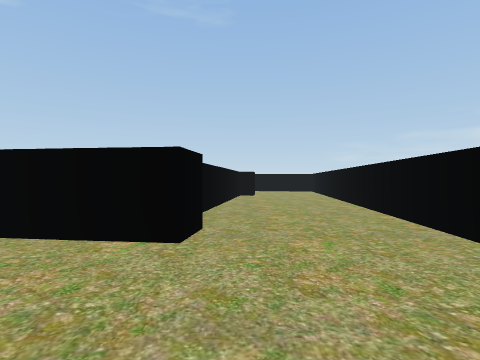
view 1 (above)

24 first-person views from a walk through a 3-D level made in the Unity game engine. The camera is 0.72 m above the floor, looks level and sees 80° across. Doors are open. The floor is counted in squares, 1 m on a side. Each view is taken from the middle of a square. On the plan, view 1 faces up. The plan holds only what a view shows up to about 10 squares ahead; the rest is blank. The place goes on beyond the plan. The player character is not drawn.

view 2
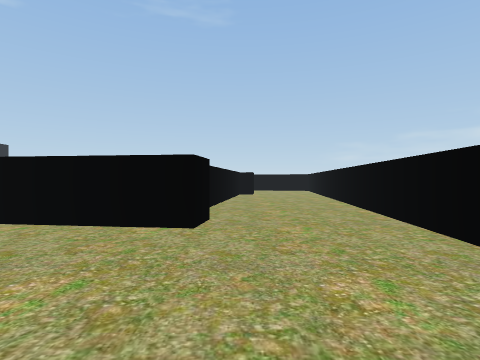

view 3
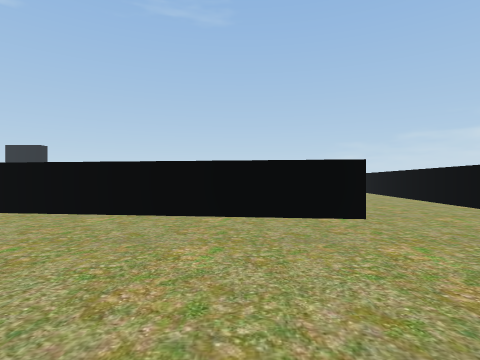

view 4
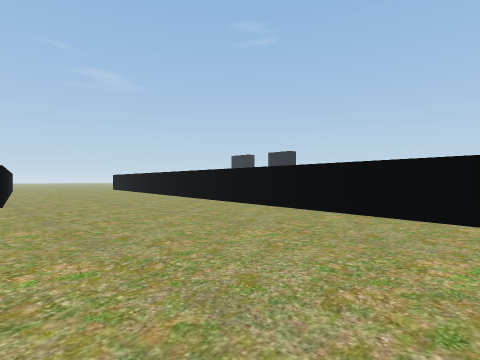

view 5
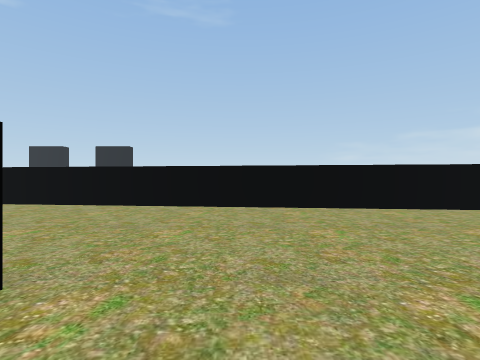

view 6
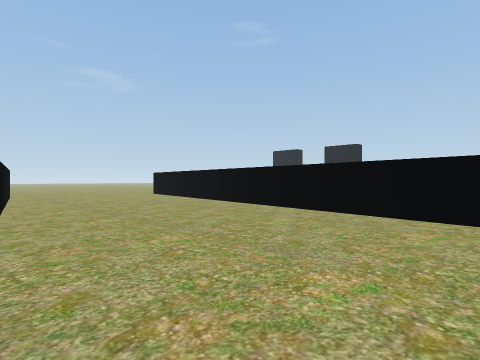

view 7
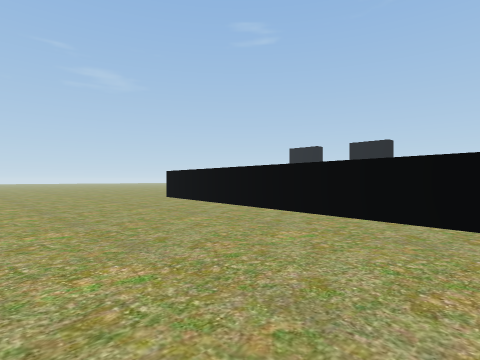

view 8
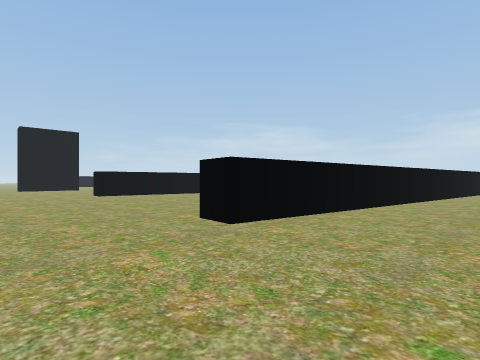

view 9
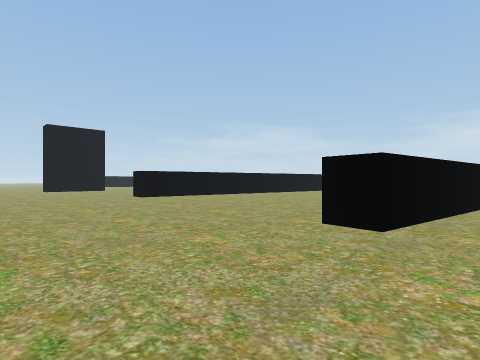

view 10
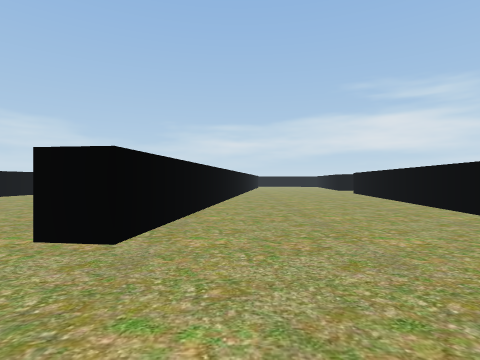

view 11
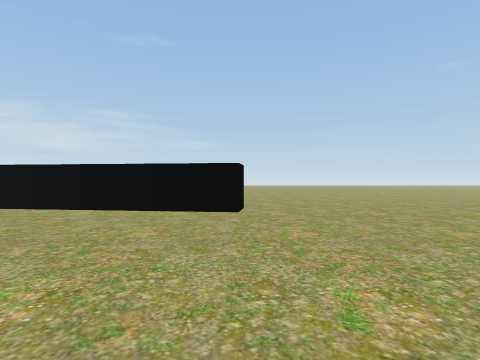

view 12
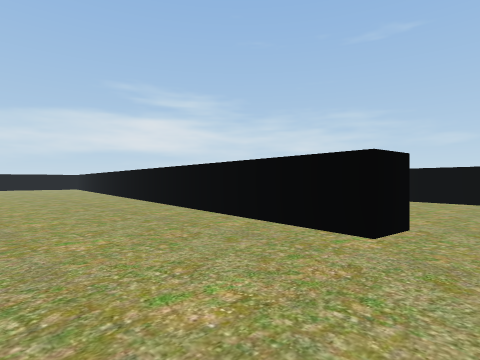

view 13
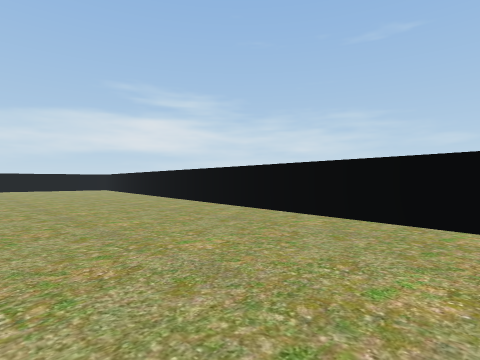

view 14
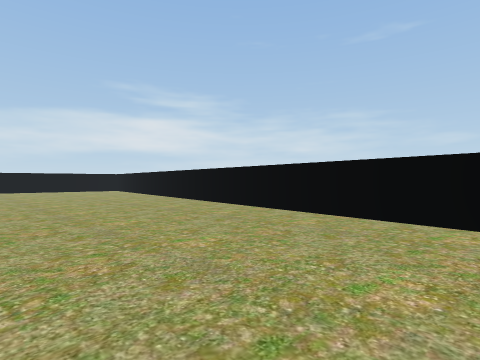

view 15
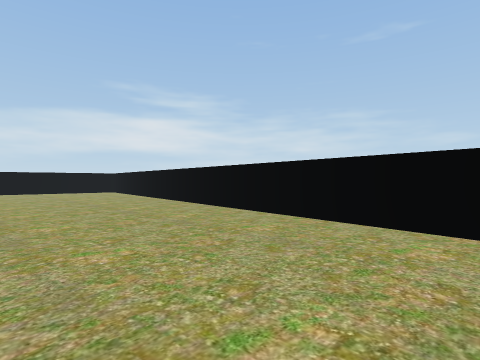

view 16
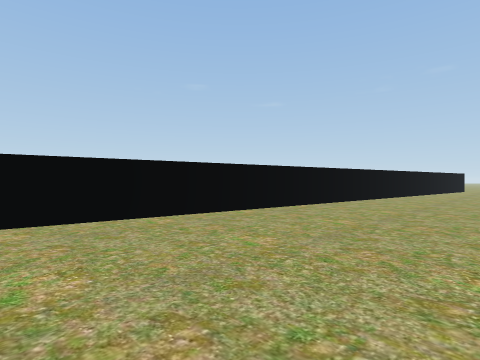

view 17
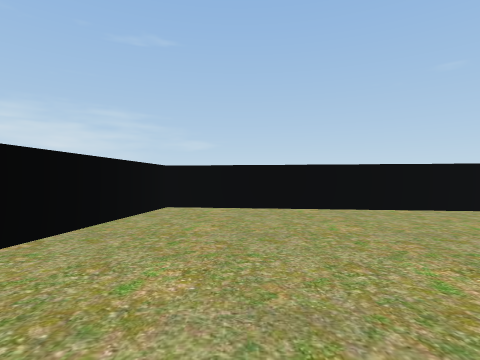

view 18
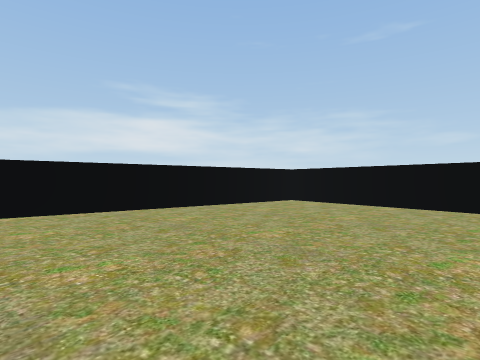

view 19
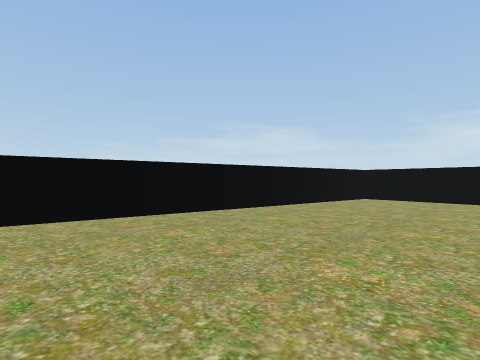

view 20
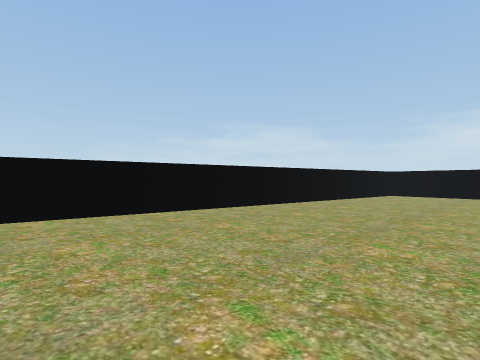

view 21
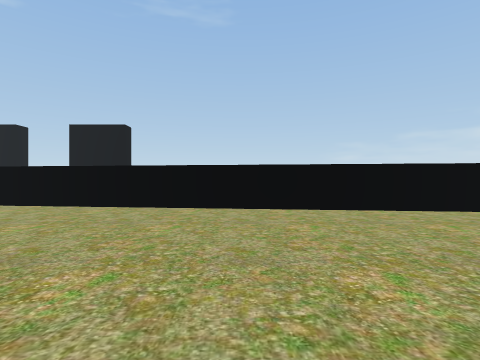

view 22
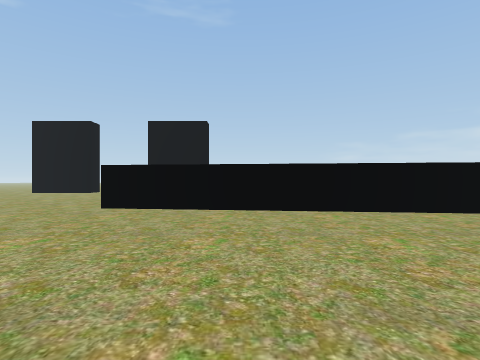

view 23
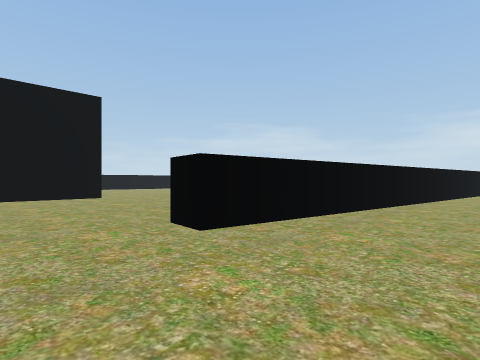

view 24
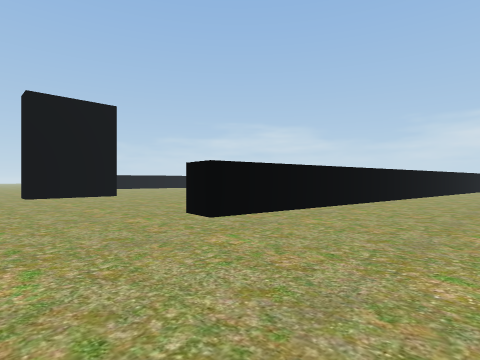

### Floor plan
Points are (right, up) in squares from view 1. A wall is a line through its corners. A room is listed if a view was taken in it or the views show most of it. See-through windows are left out.
Room 1 (views 1, 2, 3, 4, 5, 6, 7, 8, 9, 10, 11, 12, 13, 14, 15, 16, 17, 18, 19, 20, 21, 22, 23, 24)
walls: (-22, 7) (-2.1, 4.4) (-1.1, 12.4); (-2.4, 13.5) (-23.5, 16.3) (-23.4, 17.3); (-15.2, -0.8) (-13, -1.1); (-3.2, 3.6) (-23.5, 6.2); (-0.4, 9.8) (-0.8, 6.4); (-0.7, 3.3) (-1.2, 3.3); (-23.8, 25) (-25, 25); (-26.1, -0.3) (-26, 0.6) (-17.9, -0.4); (2.8, 3.8) (3.5, 10)
ways out: opening at (-28, 0)

Where each view was taken, in squares from view 1:
view 1: 0 up, 0 right, facing up
view 2: 1 down, 0 right, facing up
view 3: 2 down, 3 left, facing up
view 4: 2 down, 3 left, facing up-left
view 5: 3 down, 11 left, facing up
view 6: 1 down, 11 left, facing up-left
view 7: 0 up, 14 left, facing up-left
view 8: 3 up, 28 left, facing up-right
view 9: 5 up, 29 left, facing up-right
view 10: 5 up, 28 left, facing right
view 11: 7 up, 26 left, facing down
view 12: 11 up, 26 left, facing down-right
view 13: 12 up, 23 left, facing down-right
view 14: 12 up, 21 left, facing down-right
view 15: 11 up, 19 left, facing down-right
view 16: 10 up, 3 left, facing down-left
view 17: 12 up, 4 left, facing down
view 18: 13 up, 8 left, facing down-right
view 19: 9 up, 12 left, facing up-right
view 20: 9 up, 15 left, facing up-right
view 21: 8 up, 15 left, facing up
view 22: 9 up, 20 left, facing up
view 23: 13 up, 26 left, facing up-right
view 24: 12 up, 27 left, facing up-right
